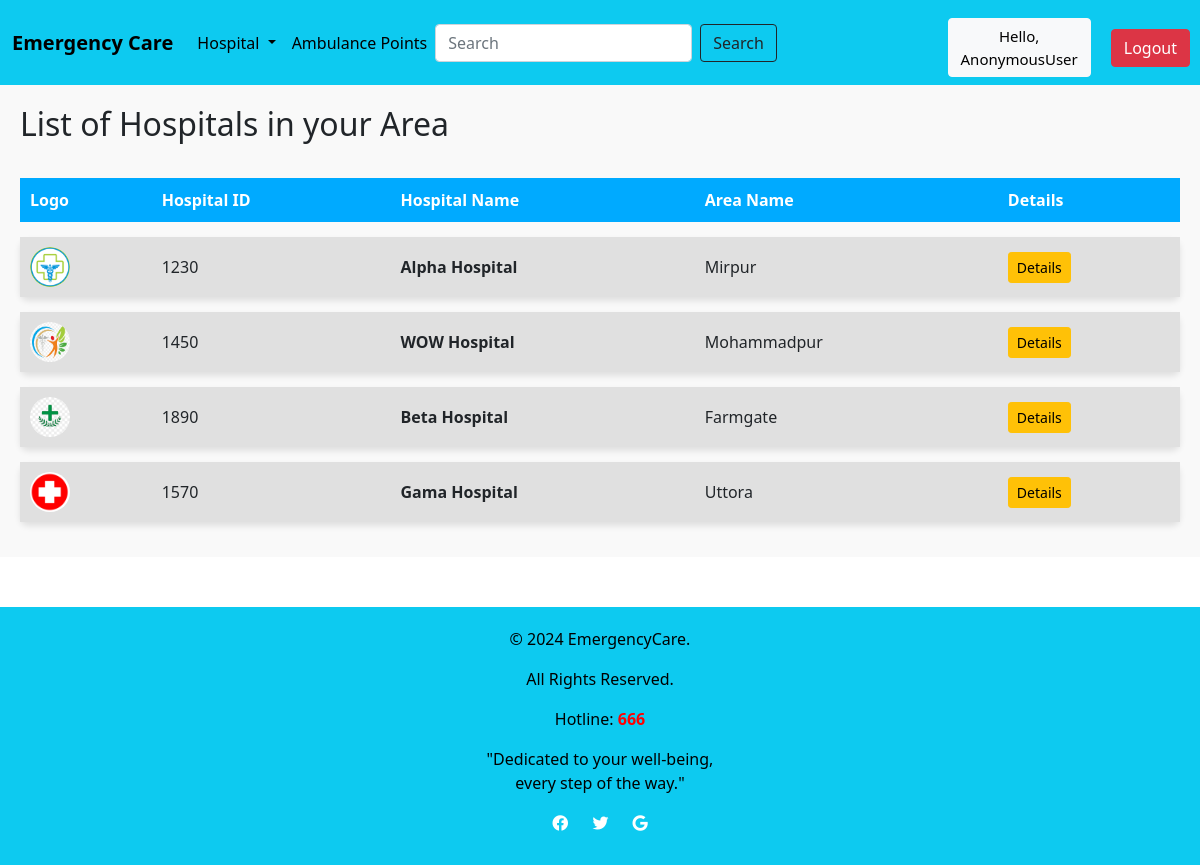
Page /Hospital/ on the committed database.
### emergencycare/models.py (models this page shows, shortened)
class Hospital(models.Model):
    H_ID = models.CharField(max_length=200)
    H_name = models.CharField(max_length=200)
    Area_name = models.ForeignKey(Location, on_delete=models.CASCADE)
    image = models.ImageField(upload_to='images/',blank=True, null=True, default='images/default.jpg')

class Location(models.Model):
    Area_name = models.CharField(max_length=200)
    def __str__(self):
        return self.Area_name

### emergencycare/views.py (the view)
# urls.py: path('Hospital/',e_views.hospital,name='hospital'),
def hospital(request):
    hospital = Hospital.objects.all()
    context={
       'hospital':hospital,
    }
    return render(request,template_name='hospital.html',context=context)

### templates/hospital.html (shortened to what this page needs)
{% extends 'Home.html' %}
{% block content %}
{% load static %}
<div style="padding: 20px; background-color: #f9f9f9;">
    <h2 style="margin-bottom: 20px;">List of Hospitals in your Area</h2>
    {% if hospital %}
    <table style="width: 100%; border-collapse: separate; border-spacing: 0 15px;">
        <thead>
            <tr style="background-color: #00aaff; color: white; text-align: left; padding: 10px;">
                <th style="padding: 10px;">Logo</th>
                <th style="padding: 10px;">Hospital ID</th>
                <th style="padding: 10px;">Hospital Name</th>
                <th style="padding: 10px;">Area Name</th>
                <th style="padding: 10px;">Details</th>
            </tr>
        </thead>
        <tbody>
            {% for h in hospital %}
            <tr style="background-color: #e0e0e0; box-shadow: 0px 4px 6px rgba(0, 0, 0, 0.1); border-radius: 8px; overflow: hidden;">
                <td style="padding: 10px;"><img src="{{ h.image.url }}" style="height: 40px; width: 40px; border-radius: 50%;"></td>
                <td style="padding: 10px;">{{ h.H_ID }}</td>
                <td style="padding: 10px; font-weight: bold;">{{ h.H_name }}</td>
                <td style="padding: 10px;">{{ h.Area_name }}</td>
                <td style="padding: 10px;">
                    <a href="{% url 'Details' h.id %}" class="btn btn-warning btn-sm">Details</a>
                </td>
            </tr>
            {% endfor %}
        </tbody>
    </table>
    {% else %}
    <p>No hospitals found.</p>
    {% endif %}
</div>
{% endblock %}

### rows in the picture
Hospital: image (picture), H_ID "1230", H_name "Alpha Hospital", Area_name "Mirpur"
Hospital: image (picture), H_ID "1450", H_name "WOW Hospital", Area_name "Mohammadpur"
Hospital: image (picture), H_ID "1890", H_name "Beta Hospital", Area_name "Farmgate"
Hospital: image (picture), H_ID "1570", H_name "Gama Hospital", Area_name "Uttora"

### other values in the picture
{{ request.user }} "AnonymousUser"
